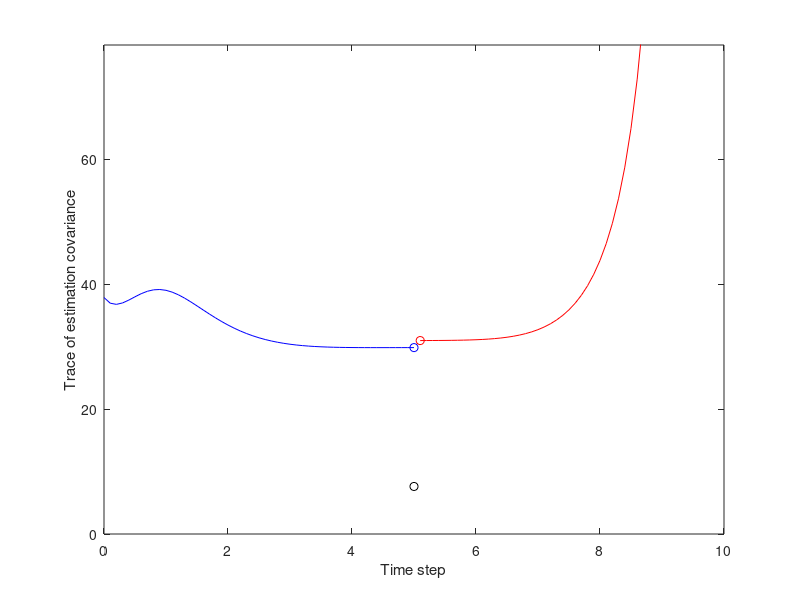

Write MATLAB code to recreate this figure.
function [Errf, Errb, Errs] = FixIntSmooth(duration, dt, measnoise)

% function FixIntSmooth(duration, dt, measnoise)
% Fixed integer smoother simulation for a vehicle with position and velocity states
% Forward-backward smoother
% INPUTS
%   duration = length of simulation (seconds)
%   dt = step size (seconds)
%   measnoise = standard deviation of measurement noise
% OUTPUTS
%   Errf = norm of state estimation error of the forward filter at the desired time of estimation
%   Errb = norm of state estimation error of the backward filter at the desired time of estimation
%   Errf = norm of state estimation error of the smoothed filter at the desired time of estimation

accelnoise = 10; % acceleration noise (feet/sec^2)
if ~exist('duration', 'var')
   duration = 10;
end
if ~exist('dt', 'var')
   dt = 0.1;
end
if ~exist('measnoise', 'var')
	measnoise = 10; % position measurement noise (feet)
end
% We want to obtain a smoothed estimate at the halfway point
EstPoint = duration / 2;
N = round(duration / dt); % number of time steps (not including initial time step)
Nf = round(EstPoint / dt); % number of time steps in forward filter (not including initial time step)
Nb = N - Nf; % number of time steps in backward filter
a = [1 dt; 0 1]; % transition matrix
b = [dt^2/2; dt]; % input matrix
c = [1 0]; % measurement matrix
x = [0; 0]; % initial state vector
Sw = accelnoise^2 * [dt^4/4 dt^3/2; dt^3/2 dt^2]; % process noise covariance
Sz = measnoise^2; % measurement error covariance
yArr = zeros(1, N+1);
% Simulate the system and collect the measurements
% Use a constant acceleration input
u = 10;
for k = 0 : N
    if k == Nf
        xTrue = x;
    end
    ProcessNoise = accelnoise * [(dt^2/2)*randn; dt*randn];
    x = a * x + b * u + ProcessNoise;
    y = c * x + measnoise * randn;
    yArr(k+1) = y;
end
% Obtain the forward estimate
Pf = [20 0; 0 20]; % initial forward estimation covariance
PfArr = zeros(1, Nf+1);
xhatf = x + sqrt(Pf) * ones(size(x)); % initial state estimate
index = 1;
for t = 0 : dt : EstPoint
   % Extrapolate the most recent state estimate to the present time
   xhatf = a * xhatf + b * u;
   % Form the Innovation vector.
   Inn = yArr(index) - c * xhatf;
   % Compute the covariance of the Innovation
   CovInn = c * Pf * c' + Sz;
   % Compute the covariance of the estimation error
   Pf = a * Pf * a' - a * Pf * c' / CovInn * c * Pf * a' + Sw;
   % Form the Kalman Gain matrix
   K = a * Pf * c' / CovInn;
   % Update the state estimate
   xhatf = xhatf + K * Inn;
   % Save some parameters for plotting later
   PfArr(index) = trace(Pf);
   % Increment the pointer to the measurement array
   index = index + 1;
end
Errf = norm(xTrue - xhatf);
% Obtain the backward estimate
% The initial backward information matrix Ibminus needs to be set to a
% small nonzero matrix so that the first calculated Ibplus is invertible
Ibminus = [0 0; 0 1e-12]; 
PbArr = zeros(1, Nb);
s = zeros(size(x)); % initial backward modified estimate
index = N + 1;
Sw = Sw + [0 0; 0 0]; 
for t = duration : -dt : EstPoint + dt
    Ibplus = Ibminus + c' / Sz * c;
    s = s + c' / Sz * yArr(index);
    % The following line does not work unless Sw is invertible
    %Ibminus = inv(Sw) - inv(Sw) * inv(a) * inv(Ibplus + inv(a)' * inv(Sw) * inv(a)) * inv(a)' * inv(Sw);
    Ibminus = inv(inv(a) / Ibplus / a' + Sw);
    s = Ibminus / a / (Ibplus) * s - Ibminus / a * b * u;
    % Save some parameters for plotting later
    Pbminus = inv(Ibminus);
    PbArr(N-index+2) = trace(Pbminus);
    % Decrement the pointer to the measurement array
    index = index - 1;
end
xhatb = Ibminus \ s;
Errb = norm(xTrue - xhatb);
% Obtain the smoothed estimate
Kf = Pbminus / (Pf + Pbminus);
xhat = Kf * xhatf + (eye(2) - Kf) * xhatb;
Errs = norm(xTrue - xhat);
disp(['forward error = ', num2str(Errf), ', backward error = ', num2str(Errb), ', smoothed error = ', num2str(Errs)]);
% Compute the smoothed estimation covariance
close all; figure
P = inv(inv(Pf) + Ibminus);
set(gca,'FontSize',12); set(gcf,'Color','White');
plot(0:dt:EstPoint, PfArr, 'b', duration:-dt:EstPoint+dt, PbArr, 'r', EstPoint, trace(P), 'ko');
hold on
plot(EstPoint, PfArr(end), 'bo', EstPoint+dt, PbArr(end), 'ro');
axis([0 duration 0 2*max(PfArr)]);
xlabel('Time step'); ylabel('Trace of estimation covariance');
